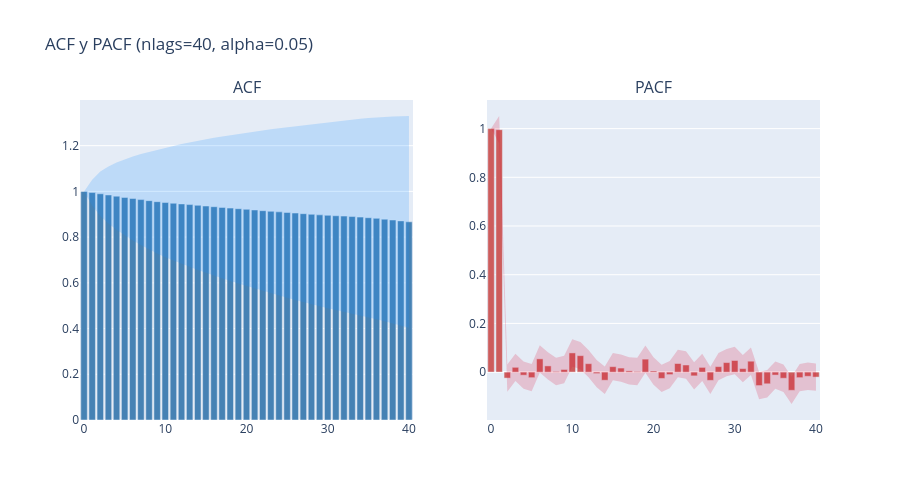

The code cell stored with this chart in its notebook:
### Code cell
fig = make_subplots(rows=1, cols=2, subplot_titles=("ACF", "PACF"))

fig.add_trace(go.Bar(x=lags, y=acf_vals, name='ACF', marker_color='steelblue'),
              row=1, col=1)
fig.add_trace(go.Scatter(x=lags, y=acf_confint[:,0], mode='lines', line=dict(width=0), showlegend=False),
              row=1, col=1)
fig.add_trace(go.Scatter(x=lags, y=acf_confint[:,1], mode='lines', line=dict(width=0),
                         fill='tonexty', fillcolor='rgba(30,144,255,0.2)', showlegend=False),
              row=1, col=1)

fig.add_trace(go.Bar(x=lags, y=pacf_vals, name='PACF', marker_color='indianred'),
              row=1, col=2)
fig.add_trace(go.Scatter(x=lags, y=pacf_confint[:,0], mode='lines', line=dict(width=0), showlegend=False),
              row=1, col=2)
fig.add_trace(go.Scatter(x=lags, y=pacf_confint[:,1], mode='lines', line=dict(width=0),
                         fill='tonexty', fillcolor='rgba(220,20,60,0.2)', showlegend=False),
              row=1, col=2)

fig.update_layout(
    title=f"ACF y PACF (nlags={NLAGS}, alpha={ALPHA})",
    height=500, width=900,
    showlegend=False
)
fig.show()

### Figure 1 — Plotly figure (JSON) as saved in the notebook; plotly's stock layout.template omitted (floating-point values rounded to 4 significant figures)
{"data": [{"marker": {"color": "steelblue"}, "name": "ACF", "type": "bar", "x": [0, 1, 2, 3, 4, 5, 6, 7, 8, 9, 10, 11, 12, 13, 14, 15, 16, 17, 18, 19, 20, 21, 22, 23, 24, 25, 26, 27, 28, 29, 30, 31, 32, 33, 34, 35, 36, 37, 38, 39, 40], "xaxis": "x", "y": [1.0, 0.9948, 0.9895, 0.9843, 0.9791, 0.9737, 0.9688, 0.9641, 0.9595, 0.955, 0.9512, 0.9481, 0.9452, 0.9422, 0.939, 0.9359, 0.9329, 0.9299, 0.9269, 0.9243, 0.9216, 0.9187, 0.9156, 0.9129, 0.9104, 0.9077, 0.9052, 0.9024, 0.8997, 0.8973, 0.8953, 0.8934, 0.8919, 0.8899, 0.8875, 0.8848, 0.882, 0.8785, 0.8748, 0.8709, 0.8669], "yaxis": "y"}, {"line": {"width": 0}, "mode": "lines", "showlegend": false, "type": "scatter", "x": [0, 1, 2, 3, 4, 5, 6, 7, 8, 9, 10, 11, 12, 13, 14, 15, 16, 17, 18, 19, 20, 21, 22, 23, 24, 25, 26, 27, 28, 29, 30, 31, 32, 33, 34, 35, 36, 37, 38, 39, 40], "xaxis": "x", "y": [1.0, 0.9387, 0.8925, 0.8595, 0.8318, 0.8071, 0.7851, 0.765, 0.7461, 0.7284, 0.7123, 0.6974, 0.6835, 0.67, 0.6566, 0.6439, 0.6316, 0.6196, 0.6079, 0.5969, 0.5861, 0.5752, 0.5645, 0.5543, 0.5445, 0.5348, 0.5253, 0.5158, 0.5065, 0.4976, 0.4893, 0.4813, 0.4738, 0.4658, 0.4575, 0.4491, 0.4407, 0.4316, 0.4225, 0.4133, 0.404], "yaxis": "y"}, {"fill": "tonexty", "fillcolor": "rgba(30,144,255,0.2)", "line": {"width": 0}, "mode": "lines", "showlegend": false, "type": "scatter", "x": [0, 1, 2, 3, 4, 5, 6, 7, 8, 9, 10, 11, 12, 13, 14, 15, 16, 17, 18, 19, 20, 21, 22, 23, 24, 25, 26, 27, 28, 29, 30, 31, 32, 33, 34, 35, 36, 37, 38, 39, 40], "xaxis": "x", "y": [1.0, 1.051, 1.086, 1.109, 1.126, 1.14, 1.152, 1.163, 1.173, 1.182, 1.19, 1.199, 1.207, 1.214, 1.221, 1.228, 1.234, 1.24, 1.246, 1.252, 1.257, 1.262, 1.267, 1.271, 1.276, 1.281, 1.285, 1.289, 1.293, 1.297, 1.301, 1.306, 1.31, 1.314, 1.317, 1.321, 1.323, 1.325, 1.327, 1.329, 1.33], "yaxis": "y"}, {"marker": {"color": "indianred"}, "name": "PACF", "type": "bar", "x": [0, 1, 2, 3, 4, 5, 6, 7, 8, 9, 10, 11, 12, 13, 14, 15, 16, 17, 18, 19, 20, 21, 22, 23, 24, 25, 26, 27, 28, 29, 30, 31, 32, 33, 34, 35, 36, 37, 38, 39, 40], "xaxis": "x2", "y": [1.0, 0.9957, -0.02459, 0.01971, -0.0126, -0.02281, 0.05445, 0.0255, 0.00264, 0.0108, 0.07886, 0.06754, 0.0346, -0.006032, -0.03339, 0.02233, 0.01662, 0.005173, 0.002522, 0.05326, 0.004578, -0.0259, -0.01016, 0.03522, 0.02924, -0.0154, 0.01937, -0.03376, 0.02251, 0.03909, 0.04774, 0.01442, 0.0448, -0.05529, -0.04799, -0.01219, -0.02511, -0.07479, -0.02269, -0.01719, -0.02048], "yaxis": "y2"}, {"line": {"width": 0}, "mode": "lines", "showlegend": false, "type": "scatter", "x": [0, 1, 2, 3, 4, 5, 6, 7, 8, 9, 10, 11, 12, 13, 14, 15, 16, 17, 18, 19, 20, 21, 22, 23, 24, 25, 26, 27, 28, 29, 30, 31, 32, 33, 34, 35, 36, 37, 38, 39, 40], "xaxis": "x2", "y": [1.0, 0.9395, -0.08077, -0.03647, -0.06878, -0.07899, -0.001728, -0.03068, -0.05354, -0.04538, 0.02267, 0.01135, -0.02158, -0.06221, -0.08957, -0.03385, -0.03956, -0.05101, -0.05366, -0.002922, -0.05161, -0.08209, -0.06635, -0.02096, -0.02695, -0.07158, -0.03681, -0.08994, -0.03367, -0.01709, -0.008446, -0.04176, -0.01138, -0.1115, -0.1042, -0.06837, -0.0813, -0.131, -0.07888, -0.07337, -0.07666], "yaxis": "y2"}, {"fill": "tonexty", "fillcolor": "rgba(220,20,60,0.2)", "line": {"width": 0}, "mode": "lines", "showlegend": false, "type": "scatter", "x": [0, 1, 2, 3, 4, 5, 6, 7, 8, 9, 10, 11, 12, 13, 14, 15, 16, 17, 18, 19, 20, 21, 22, 23, 24, 25, 26, 27, 28, 29, 30, 31, 32, 33, 34, 35, 36, 37, 38, 39, 40], "xaxis": "x2", "y": [1.0, 1.052, 0.0316, 0.0759, 0.04358, 0.03338, 0.1106, 0.08169, 0.05882, 0.06699, 0.135, 0.1237, 0.09078, 0.05015, 0.02279, 0.07852, 0.0728, 0.06136, 0.0587, 0.1094, 0.06076, 0.03028, 0.04602, 0.09141, 0.08542, 0.04078, 0.07555, 0.02242, 0.0787, 0.09528, 0.1039, 0.07061, 0.101, 0.0008952, 0.008191, 0.04399, 0.03107, -0.0186, 0.03349, 0.03899, 0.03571], "yaxis": "y2"}], "layout": {"annotations": [{"font": {"size": 16}, "showarrow": false, "text": "ACF", "x": 0.225, "xanchor": "center", "xref": "paper", "y": 1, "yanchor": "bottom", "yref": "paper"}, {"font": {"size": 16}, "showarrow": false, "text": "PACF", "x": 0.775, "xanchor": "center", "xref": "paper", "y": 1, "yanchor": "bottom", "yref": "paper"}], "height": 500, "showlegend": false, "title": {"text": "ACF y PACF (nlags=40, alpha=0.05)"}, "width": 900, "xaxis": {"anchor": "y", "domain": [0, 0.45]}, "xaxis2": {"anchor": "y2", "domain": [0.55, 1]}, "yaxis": {"anchor": "x", "domain": [0, 1]}, "yaxis2": {"anchor": "x2", "domain": [0, 1]}}}
